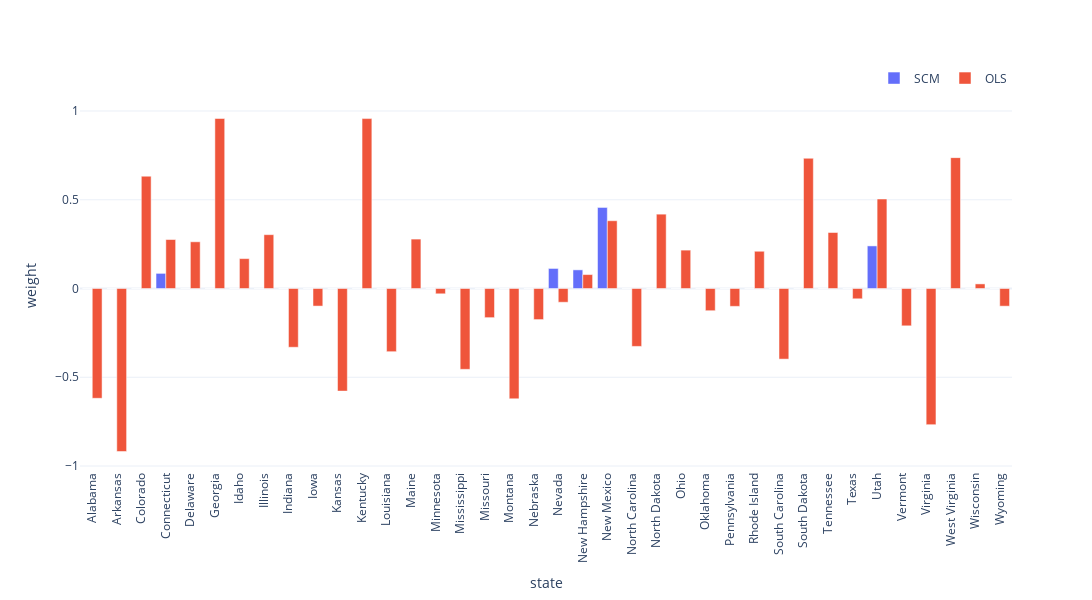

Here is the notebook cell this chart was saved with:
### Code cell
state = df.filter(pl.col("state")!="California")['state'].unique()
fig = go.Figure()

fig.add_trace(
    go.Bar(
        x=state,
        y=alpha_scm,
        name="SCM"
    )
)

fig.add_trace(
    go.Bar(
        x=state,
        y=alpha_OLS,
        name="OLS"
    )
)
fig.update_layout(
    template='plotly_white',
    legend=dict(
    orientation="h",
    yanchor="bottom",
    y=1.02,
    xanchor="right",
    x=1
    ),
    xaxis_title="state",
    yaxis_title="weight",
    xaxis_tickangle=270,
    width=1200,
    height=600,
)

### Figure 1 — Plotly figure (JSON) as saved in the notebook; plotly's stock layout.template omitted (floating-point values rounded to 4 significant figures)
{"data": [{"name": "SCM", "type": "bar", "x": ["Alabama", "Arkansas", "Colorado", "Connecticut", "Delaware", "Georgia", "Idaho", "Illinois", "Indiana", "Iowa", "Kansas", "Kentucky", "Louisiana", "Maine", "Minnesota", "Mississippi", "Missouri", "Montana", "Nebraska", "Nevada", "New Hampshire", "New Mexico", "North Carolina", "North Dakota", "Ohio", "Oklahoma", "Pennsylvania", "Rhode Island", "South Carolina", "South Dakota", "Tennessee", "Texas", "Utah", "Vermont", "Virginia", "West Virginia", "Wisconsin", "Wyoming"], "y": [4.103e-13, 5.921e-13, 0, 0.08526, 0, 0, 0, 0, 0, 4.464e-14, 6.357e-14, 7.557e-13, 5.539e-13, 4.097e-13, 0, 9.569e-13, 4.069e-13, 0, 0, 0.113, 0.1051, 0.4566, 0, 2.165e-13, 0, 1.832e-13, 0, 3.426e-13, 2.668e-15, 1.492e-13, 2.848e-13, 0, 0.2401, 9.761e-13, 9.619e-14, 0, 0, 0]}, {"name": "OLS", "type": "bar", "x": ["Alabama", "Arkansas", "Colorado", "Connecticut", "Delaware", "Georgia", "Idaho", "Illinois", "Indiana", "Iowa", "Kansas", "Kentucky", "Louisiana", "Maine", "Minnesota", "Mississippi", "Missouri", "Montana", "Nebraska", "Nevada", "New Hampshire", "New Mexico", "North Carolina", "North Dakota", "Ohio", "Oklahoma", "Pennsylvania", "Rhode Island", "South Carolina", "South Dakota", "Tennessee", "Texas", "Utah", "Vermont", "Virginia", "West Virginia", "Wisconsin", "Wyoming"], "y": [-0.6184, -0.9182, 0.6326, 0.2759, 0.2632, 0.9577, 0.1684, 0.3033, -0.3309, -0.09896, -0.578, 0.9572, -0.356, 0.2784, -0.02985, -0.4553, -0.1642, -0.6214, -0.1751, -0.07736, 0.07854, 0.3818, -0.3261, 0.4189, 0.2163, -0.1251, -0.1005, 0.2099, -0.3978, 0.7336, 0.3155, -0.05797, 0.5042, -0.2102, -0.7669, 0.7372, 0.02597, -0.09946]}], "layout": {"height": 600, "legend": {"orientation": "h", "x": 1, "xanchor": "right", "y": 1.02, "yanchor": "bottom"}, "width": 1200, "xaxis": {"tickangle": -90, "title": {"text": "state"}}, "yaxis": {"title": {"text": "weight"}}}}
